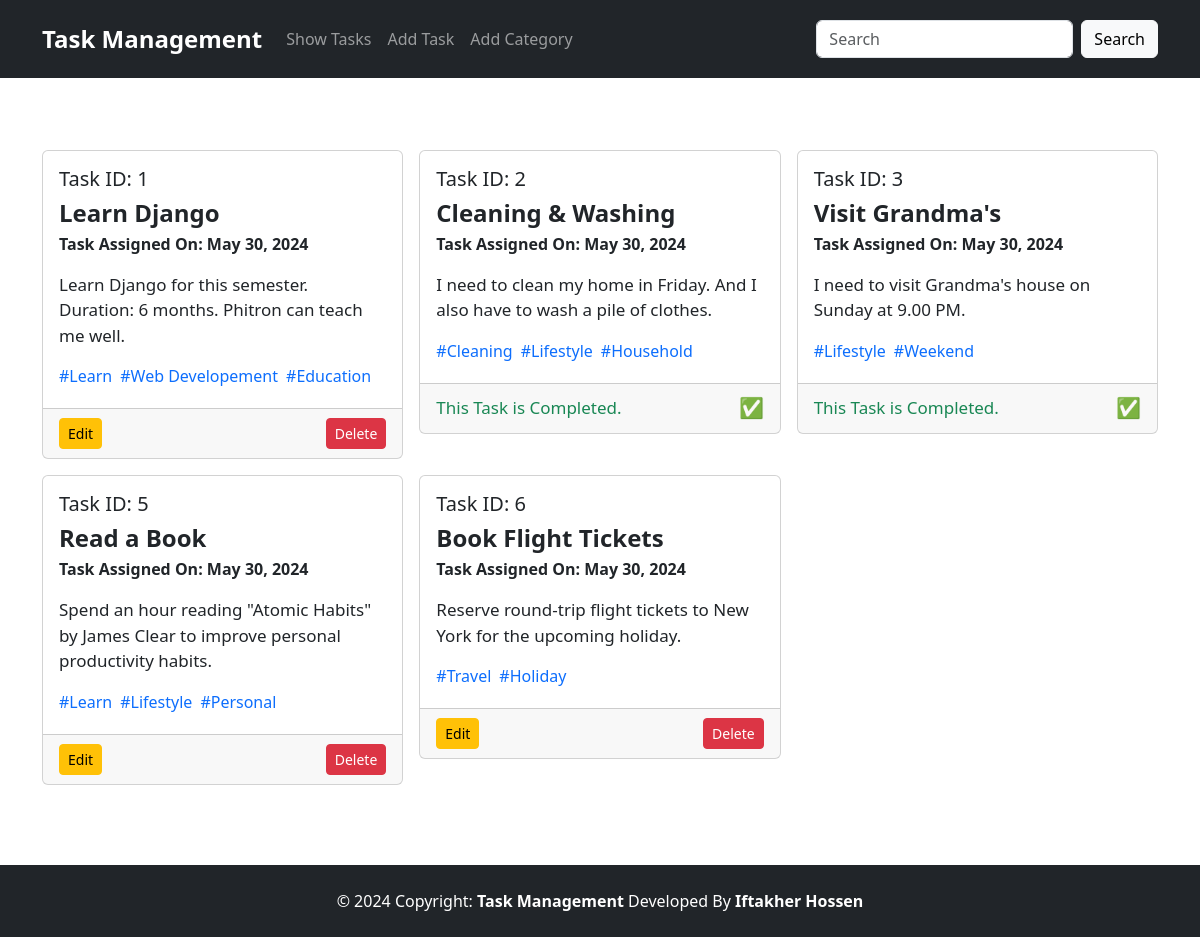
The page / on the database its author committed.
### task/models.py (models this page shows, shortened)
class Task(models.Model):
    task_title = models.CharField(max_length=100)
    task_description = models.TextField()
    category = models.ManyToManyField(Category)
    is_completed = models.BooleanField(default=False)
    task_assigned_date = models.DateTimeField(auto_now_add=True)

### category/models.py (models this page shows, shortened)
class Category(models.Model):
    name = models.CharField(max_length=50)

### task_management/views.py (the view)
# urls.py: 2. Add a URL to urlpatterns:  path('', views.home, name='home')
def home(request):
    data = Task.objects.all()
    return render(request, 'home.html', {'data':data})

### templates/home.html
{% extends 'base.html' %}
{% block content %}
<div>
    <div class="row row-cols-1 row-cols-lg-2 row-cols-xl-3 g-3 my-2">
        {% for task in data %}
        <div class="col">
            <div class="card">
                <div class="card-body">
                    <h5>Task ID: {{task.id}}</h5>
                    <h4 class="card-title fw-bold mb-2">{{task.task_title}}</h4>
                    <p class="card-subtitle fw-semibold">Task Assigned On: {{task.task_assigned_date|date}}</p>
                    <p class="card-text mt-3 fw-medium" style="font-size: 17px; white-space: pre-wrap;">{{task.task_description|safe}}</p>
                    <div class="d-flex items-center flex-wrap">
                        {% for cat in task.category.all %}
                            <span class="text-primary fw-medium me-2 mb-1">#{{cat.name}}</span>
                        {% endfor %}
                    </div>
                </div>
                {% if task.is_completed == True %}
                <div class="card-footer d-flex justify-content-between align-items-center" style="height: 50px;">
                    <h6 class="my-auto text-success" style="font-size: 17px;">This Task is Completed.</h6>
                    <span class="fs-5">✅</span>
                </div>
                {% else %}
                <div class="card-footer d-flex justify-content-between align-items-center" style="height: 50px;">
                    <a href="{% url 'edit_task' task.id %}" class="btn btn-sm btn-warning">Edit</a>
                    <a href="{% url 'delete_task' task.id %}" class="btn btn-sm btn-danger">Delete</a>
                </div>
                {% endif %}
            </div>
        </div>
        {% endfor %}
    </div>
 </div>
{% endblock %}

### templates/base.html (shortened to what this page needs)
<!DOCTYPE html>
<html lang="en">
<head>
    <link href="https://cdn.jsdelivr.net/npm/bootstrap@5.3.3/dist/css/bootstrap.min.css" rel="stylesheet">
</head>
<body>
    <header>
        <nav class="navbar navbar-dark sticky-top top-0 bg-dark navbar-expand-lg">
            <div class="container py-2 d-flex align-items-center">
                <a class="navbar-brand fw-bold fs-4" href="{% url 'home' %}">Task Management</a>
                <div class="collapse navbar-collapse" id="navbarSupportedContent">
                    <ul class="navbar-nav me-auto mb-2 mb-lg-0">
                        <li class="nav-item active">
                            <a class="nav-link" href="{% url 'home' %}">Show Tasks</a>
                        </li>
                        <li class="nav-item">
                            <a class="nav-link" href="{% url 'add_task' %}">Add Task</a>
                        </li>
                        <li class="nav-item">
                            <a class="nav-link" href="{% url 'add_category' %}">Add Category</a>
                        </li>
                    </ul>
                    <form class="d-flex" role="search">
                        <input class="form-control me-2" type="search" placeholder="Search" aria-label="Search">
                        <button class="btn btn-light text-black" type="submit">Search</button>
                    </form>
                </div>
            </div>
        </nav>
    </header>
    <main class="container py-5">
        {% block content %}
        {% endblock %}
    </main>
    <footer class="bg-dark mt-4">
        <div class="text-center p-4 text-white">
            © 2024 Copyright:
            <a class="text-white fw-semibold text-decoration-none" href="/">Task Management</a>
            Developed By
            <a class="text-white fw-semibold text-decoration-none" href="https://iftakherhossen.vercel.app/">Iftakher Hossen</a>
        </div>
    </footer>
</html>

### rows shown on the page
Task: id "1", task_title "Learn Django", task_assigned_date "May 30, 2024", task_description "Learn Django for this semester. Duration: 6 months. Phitron can teach me well.", is_completed "Edit"
Category: name "Learn"
Category: name "Web Developement"
Category: name "Education"
Task: id "2", task_title "Cleaning & Washing", task_assigned_date "May 30, 2024", task_description "I need to clean my home in Friday. And I also have to wash a pile of clothes.", is_completed "This Task is Completed."
Category: name "Cleaning"
Category: name "Lifestyle"
Category: name "Household"
Task: id "3", task_title "Visit Grandma's", task_assigned_date "May 30, 2024", task_description "I need to visit Grandma's house on Sunday at 9.00 PM.", is_completed "This Task is Completed."
Category: name "Weekend"
Task: id "5", task_title "Read a Book", task_assigned_date "May 30, 2024", task_description "Spend an hour reading \"Atomic Habits\" by James Clear to improve personal productivity habits.", is_completed "Edit"
Category: name "Personal"
Task: id "6", task_title "Book Flight Tickets", task_assigned_date "May 30, 2024", task_description "Reserve round-trip flight tickets to New York for the upcoming holiday.", is_completed "Edit"
Category: name "Travel"
Category: name "Holiday"
